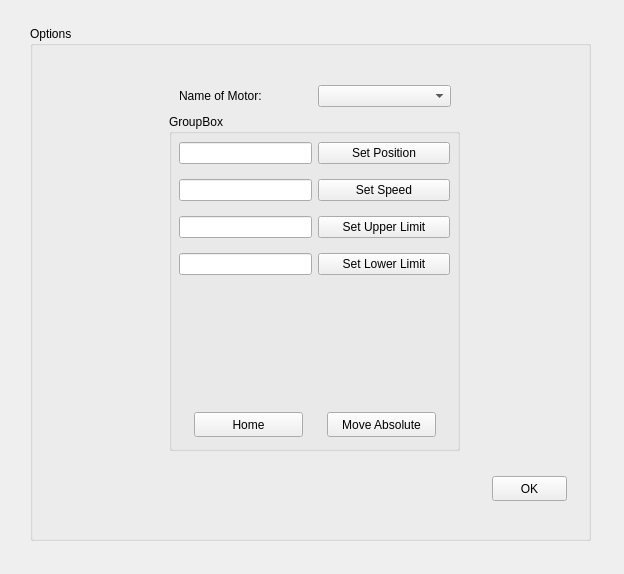
<?xml version="1.0" encoding="UTF-8"?>
<ui version="4.0">
 <class>OptionsObject</class>
 <widget class="QWidget" name="OptionsObject">
  <property name="geometry">
   <rect>
    <x>0</x>
    <y>0</y>
    <width>624</width>
    <height>574</height>
   </rect>
  </property>
  <property name="sizePolicy">
   <sizepolicy hsizetype="Ignored" vsizetype="Ignored">
    <horstretch>0</horstretch>
    <verstretch>0</verstretch>
   </sizepolicy>
  </property>
  <property name="windowTitle">
   <string>Form</string>
  </property>
  <widget class="QGroupBox" name="mainBox">
   <property name="geometry">
    <rect>
     <x>30</x>
     <y>26</y>
     <width>561</width>
     <height>515</height>
    </rect>
   </property>
   <property name="focusPolicy">
    <enum>Qt::NoFocus</enum>
   </property>
   <property name="title">
    <string>Options</string>
   </property>
   <widget class="QFrame" name="frame1">
    <property name="geometry">
     <rect>
      <x>127</x>
      <y>46</y>
      <width>312</width>
      <height>392</height>
     </rect>
    </property>
    <property name="sizePolicy">
     <sizepolicy hsizetype="Ignored" vsizetype="Ignored">
      <horstretch>0</horstretch>
      <verstretch>0</verstretch>
     </sizepolicy>
    </property>
    <property name="frameShape">
     <enum>QFrame::NoFrame</enum>
    </property>
    <property name="frameShadow">
     <enum>QFrame::Plain</enum>
    </property>
    <widget class="QGroupBox" name="motorBox">
     <property name="geometry">
      <rect>
       <x>12</x>
       <y>42</y>
       <width>291</width>
       <height>337</height>
      </rect>
     </property>
     <property name="title">
      <string>GroupBox</string>
     </property>
     <widget class="QFrame" name="optionsFrame">
      <property name="geometry">
       <rect>
        <x>16</x>
        <y>179</y>
        <width>261</width>
        <height>110</height>
       </rect>
      </property>
      <property name="sizePolicy">
       <sizepolicy hsizetype="Ignored" vsizetype="Ignored">
        <horstretch>0</horstretch>
        <verstretch>0</verstretch>
       </sizepolicy>
      </property>
      <property name="frameShape">
       <enum>QFrame::NoFrame</enum>
      </property>
      <property name="frameShadow">
       <enum>QFrame::Plain</enum>
      </property>
     </widget>
     <widget class="QPushButton" name="moveAbs">
      <property name="geometry">
       <rect>
        <x>158</x>
        <y>298</y>
        <width>109</width>
        <height>25</height>
       </rect>
      </property>
      <property name="sizePolicy">
       <sizepolicy hsizetype="Ignored" vsizetype="Fixed">
        <horstretch>0</horstretch>
        <verstretch>0</verstretch>
       </sizepolicy>
      </property>
      <property name="focusPolicy">
       <enum>Qt::StrongFocus</enum>
      </property>
      <property name="text">
       <string>Move Absolute</string>
      </property>
     </widget>
     <widget class="QWidget" name="layoutWidget">
      <property name="geometry">
       <rect>
        <x>10</x>
        <y>19</y>
        <width>271</width>
        <height>151</height>
       </rect>
      </property>
      <layout class="QGridLayout" name="gridLayout">
       <item row="0" column="0">
        <widget class="QLineEdit" name="posInput">
         <property name="sizePolicy">
          <sizepolicy hsizetype="Ignored" vsizetype="Fixed">
           <horstretch>0</horstretch>
           <verstretch>0</verstretch>
          </sizepolicy>
         </property>
         <property name="alignment">
          <set>Qt::AlignCenter</set>
         </property>
        </widget>
       </item>
       <item row="0" column="1">
        <widget class="QPushButton" name="setPos">
         <property name="sizePolicy">
          <sizepolicy hsizetype="Ignored" vsizetype="Fixed">
           <horstretch>0</horstretch>
           <verstretch>0</verstretch>
          </sizepolicy>
         </property>
         <property name="focusPolicy">
          <enum>Qt::NoFocus</enum>
         </property>
         <property name="text">
          <string>Set Position</string>
         </property>
        </widget>
       </item>
       <item row="1" column="0">
        <widget class="QLineEdit" name="speedInput">
         <property name="sizePolicy">
          <sizepolicy hsizetype="Ignored" vsizetype="Fixed">
           <horstretch>0</horstretch>
           <verstretch>0</verstretch>
          </sizepolicy>
         </property>
         <property name="alignment">
          <set>Qt::AlignCenter</set>
         </property>
        </widget>
       </item>
       <item row="1" column="1">
        <widget class="QPushButton" name="setSpeed">
         <property name="sizePolicy">
          <sizepolicy hsizetype="Ignored" vsizetype="Fixed">
           <horstretch>0</horstretch>
           <verstretch>0</verstretch>
          </sizepolicy>
         </property>
         <property name="focusPolicy">
          <enum>Qt::NoFocus</enum>
         </property>
         <property name="text">
          <string>Set Speed</string>
         </property>
        </widget>
       </item>
       <item row="2" column="0">
        <widget class="QLineEdit" name="upperInput">
         <property name="sizePolicy">
          <sizepolicy hsizetype="Ignored" vsizetype="Fixed">
           <horstretch>0</horstretch>
           <verstretch>0</verstretch>
          </sizepolicy>
         </property>
         <property name="alignment">
          <set>Qt::AlignCenter</set>
         </property>
        </widget>
       </item>
       <item row="2" column="1">
        <widget class="QPushButton" name="setUpper">
         <property name="sizePolicy">
          <sizepolicy hsizetype="Ignored" vsizetype="Fixed">
           <horstretch>0</horstretch>
           <verstretch>0</verstretch>
          </sizepolicy>
         </property>
         <property name="focusPolicy">
          <enum>Qt::NoFocus</enum>
         </property>
         <property name="text">
          <string>Set Upper Limit</string>
         </property>
        </widget>
       </item>
       <item row="3" column="0">
        <widget class="QLineEdit" name="lowerInput">
         <property name="sizePolicy">
          <sizepolicy hsizetype="Ignored" vsizetype="Fixed">
           <horstretch>0</horstretch>
           <verstretch>0</verstretch>
          </sizepolicy>
         </property>
         <property name="alignment">
          <set>Qt::AlignCenter</set>
         </property>
        </widget>
       </item>
       <item row="3" column="1">
        <widget class="QPushButton" name="setLower">
         <property name="sizePolicy">
          <sizepolicy hsizetype="Ignored" vsizetype="Fixed">
           <horstretch>0</horstretch>
           <verstretch>0</verstretch>
          </sizepolicy>
         </property>
         <property name="focusPolicy">
          <enum>Qt::NoFocus</enum>
         </property>
         <property name="text">
          <string>Set Lower Limit</string>
         </property>
        </widget>
       </item>
      </layout>
     </widget>
     <widget class="QPushButton" name="home">
      <property name="geometry">
       <rect>
        <x>25</x>
        <y>298</y>
        <width>109</width>
        <height>25</height>
       </rect>
      </property>
      <property name="sizePolicy">
       <sizepolicy hsizetype="Ignored" vsizetype="Fixed">
        <horstretch>0</horstretch>
        <verstretch>0</verstretch>
       </sizepolicy>
      </property>
      <property name="focusPolicy">
       <enum>Qt::NoFocus</enum>
      </property>
      <property name="text">
       <string>Home</string>
      </property>
     </widget>
    </widget>
    <widget class="QWidget" name="layoutWidget">
     <property name="geometry">
      <rect>
       <x>22</x>
       <y>13</y>
       <width>272</width>
       <height>23</height>
      </rect>
     </property>
     <layout class="QHBoxLayout" name="horizontalLayout">
      <item>
       <widget class="QLabel" name="label">
        <property name="sizePolicy">
         <sizepolicy hsizetype="Ignored" vsizetype="Fixed">
          <horstretch>0</horstretch>
          <verstretch>0</verstretch>
         </sizepolicy>
        </property>
        <property name="text">
         <string>Name of Motor:</string>
        </property>
       </widget>
      </item>
      <item>
       <widget class="QComboBox" name="motorName">
        <property name="sizePolicy">
         <sizepolicy hsizetype="Ignored" vsizetype="Fixed">
          <horstretch>0</horstretch>
          <verstretch>0</verstretch>
         </sizepolicy>
        </property>
        <property name="focusPolicy">
         <enum>Qt::NoFocus</enum>
        </property>
       </widget>
      </item>
     </layout>
    </widget>
   </widget>
   <widget class="QPushButton" name="done">
    <property name="geometry">
     <rect>
      <x>462</x>
      <y>450</y>
      <width>75</width>
      <height>25</height>
     </rect>
    </property>
    <property name="focusPolicy">
     <enum>Qt::NoFocus</enum>
    </property>
    <property name="text">
     <string>OK</string>
    </property>
   </widget>
  </widget>
 </widget>
 <resources/>
 <connections/>
</ui>
